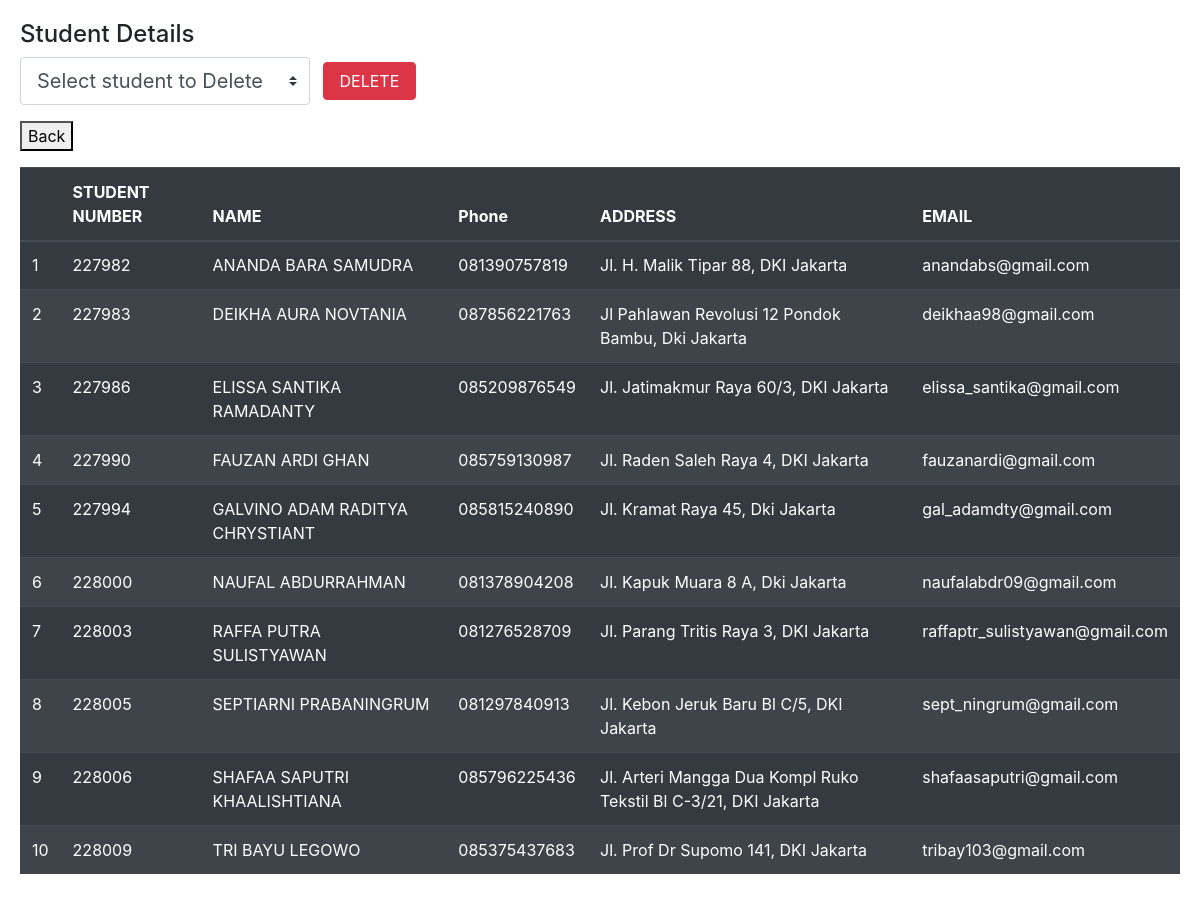
Page /view_std_data on the committed database.
### tables this page shows
CREATE TABLE student(usn TEXT PRIMARY KEY,
        name TEXT,
        mobileno TEXT,
        address TEXT,
        email TEXT);

### app.py (the view)
@app.route("/view_std_data", methods=["POST", "GET"])
def view_std_data():
    if request.method == "POST":
        print(request.form)
        usn = request.form["usn_del"]
        deletestdrec(usn)
    lst = viewdatastud()
    return render_template("view_std_data.html", data=lst, lenght=len(lst))

### backend.py (called while the page is built)
def viewdatastud():
    con=sqlite3.connect("student.db")
    cur=con.cursor()
    cur.execute("SELECT * FROM student")
    rows=cur.fetchall()
    con.close()
    return rows

### templates/view_std_data.html (shortened to what this page needs)
<!DOCTYPE html>
<html>
<head>
	<link rel="stylesheet" href="https://cdn.jsdelivr.net/npm/bootstrap@4.5.3/dist/css/bootstrap.min.css">
</head>
<body>
  <h4>Student Details</h4>
<form method="post" action="/view_std_data">
  <select name="usn_del" class="custom-select custom-select-lg mb-3" style="width: 25%;" required>
  <option disabled selected>Select student to Delete</option>
</select>
  <button class="btn btn-danger mx-2 mb-3 px-3">DELETE</button>
</form>
<a href="/moderator_section"> <button class="mb-3">Back</button></a>
<table class="table table-striped table-dark">
  <thead class="thead-dark">
    <tr>
      <th scope="col"></th>
      <th scope="col">STUDENT NUMBER</th>
      <th scope="col">NAME</th>
      <th scope="col">Phone</th>
      <th scope="col">ADDRESS</th>
      <th scope="col">EMAIL</th>
    </tr>
  </thead>
  <tbody>
    <tr>
    	{% for j in range(lenght) %}
    		<tr>
          <td>{{j+1}}</td>
    		{% for i in range(5)%}
    			<td>{{data[j][i]}}</td>
    		{%endfor%}
    		</tr>
    	{% endfor %}
    </tr>
  </tbody>
</table>
</body>
</html>

### templates/view_std_data.html (style rules this page uses)
body { margin: 0; padding: 20px; }

### rows in the picture
student: usn "227982" "ANANDA BARA SAMUDRA" "081390757819" "Jl. H. Malik Tipar 88, DKI Jakarta" "anandabs@gmail.com"
student: usn "227983" "DEIKHA AURA NOVTANIA" "087856221763" "Jl Pahlawan Revolusi 12 Pondok Bambu, Dki Jakarta" "deikhaa98@gmail.com"
student: usn "227986" "ELISSA SANTIKA RAMADANTY" "085209876549" "Jl. Jatimakmur Raya 60/3, DKI Jakarta" "elissa_santika@gmail.com"
student: usn "227990" "FAUZAN ARDI GHAN" "085759130987" "Jl. Raden Saleh Raya 4, DKI Jakarta" "fauzanardi@gmail.com"
student: usn "227994" "GALVINO ADAM RADITYA CHRYSTIANT" "085815240890" "Jl. Kramat Raya 45, Dki Jakarta" "gal_adamdty@gmail.com"
student: usn "228000" "NAUFAL ABDURRAHMAN" "081378904208" "Jl. Kapuk Muara 8 A, Dki Jakarta" "naufalabdr09@gmail.com"
student: usn "228003" "RAFFA PUTRA SULISTYAWAN" "081276528709" "Jl. Parang Tritis Raya 3, DKI Jakarta" "raffaptr_sulistyawan@gmail.com"
student: usn "228005" "SEPTIARNI PRABANINGRUM" "081297840913" "Jl. Kebon Jeruk Baru Bl C/5, DKI Jakarta" "sept_ningrum@gmail.com"
student: usn "228006" "SHAFAA SAPUTRI KHAALISHTIANA" "085796225436" "Jl. Arteri Mangga Dua Kompl Ruko Tekstil Bl C-3/21, DKI Jakarta" "shafaasaputri@gmail.com"
student: usn "228009" "TRI BAYU LEGOWO" "085375437683" "Jl. Prof Dr Supomo 141, DKI Jakarta" "tribay103@gmail.com"

### other values in the picture
{{ j+1 }} "1" "2" "3" "4" "5" "6" "7" "8" "9" "10"
